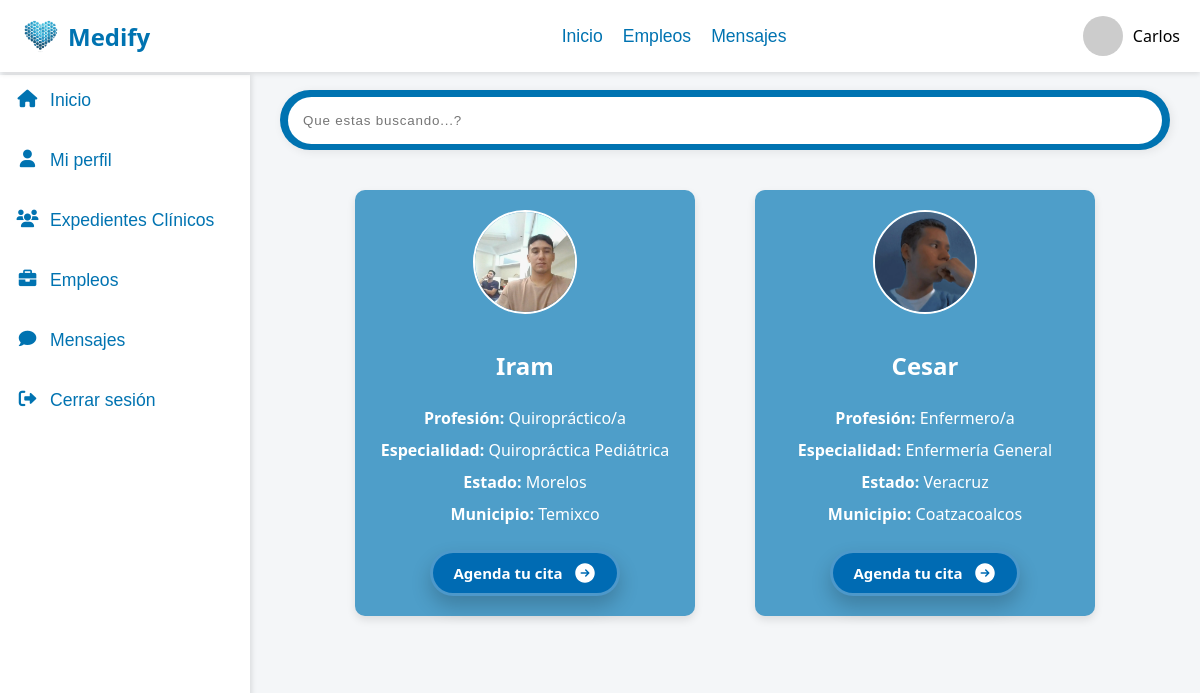
The app's page /dashboard_cliente.php (signed in) with its own data.
### tables this page shows
CREATE TABLE `cuentas` (
  `id_cuenta` int(11) NOT NULL,
  `correo_gmail` varchar(255) NOT NULL,
  `contrasena` varchar(255) NOT NULL,
  `nombre` varchar(255) NOT NULL,
  `tipo` enum('cliente','profesionista') NOT NULL,
  `id_profesion` int(11) DEFAULT NULL,
  `id_especialidad` int(11) DEFAULT NULL,
  `id_estado` int(11) DEFAULT NULL,
  `id_municipio` int(11) DEFAULT NULL,
  `foto_perfil` varchar(255) DEFAULT NULL
);

CREATE TABLE `profesiones` (
  `id_profesion` int(11) NOT NULL,
  `nombre_profesion` varchar(255) NOT NULL
);

CREATE TABLE `especialidades` (
  `id_especialidad` int(11) NOT NULL,
  `nombre_especialidad` varchar(255) NOT NULL,
  `id_profesion` int(11) DEFAULT NULL
);

CREATE TABLE `estados` (
  `id_estado` int(11) NOT NULL,
  `nombre_estado` varchar(100) NOT NULL
);

CREATE TABLE `municipios` (
  `id_municipio` int(11) NOT NULL,
  `nombre_municipio` varchar(100) NOT NULL,
  `id_estado` int(11) DEFAULT NULL
);

### dashboard_cliente.php (the view, shortened to what this page needs)
<?php
$user_id = $_SESSION['user_id'];
$user_name = $_SESSION['user_name'];
include 'db.php';
$sql = "SELECT foto_perfil FROM cuentas WHERE id_cuenta = ?";
$stmt = $conn->prepare($sql);
$stmt->bind_param("i", $user_id);
$stmt->execute();
$stmt->bind_result($foto_perfil);
$sql2 = "
    SELECT
        cuentas.id_cuenta,
        cuentas.nombre,
        cuentas.foto_perfil,
        profesiones.nombre_profesion,
        especialidades.nombre_especialidad,
        estados.nombre_estado,
        municipios.nombre_municipio
    FROM cuentas
    LEFT JOIN profesiones ON cuentas.id_profesion = profesiones.id_profesion
    LEFT JOIN especialidades ON cuentas.id_especialidad = especialidades.id_especialidad
    LEFT JOIN estados ON cuentas.id_estado = estados.id_estado
    LEFT JOIN municipios ON cuentas.id_municipio = municipios.id_municipio
    WHERE cuentas.tipo = 'profesionista';
";
$result = $conn->query($sql2);
?>
<!DOCTYPE html>
<html lang="es">
<head>
    <link rel="stylesheet" href="CSS/dashboard_cliente.css">
    <link rel="stylesheet" href="https://cdnjs.cloudflare.com/ajax/libs/font-awesome/6.0.0-beta3/css/all.min.css">
</head>
<body>
<div class="container">
    <?php
     include 'nav.php'
    ?>
    <div class="container-contenido">
        <div class="content">
            <div class="InputContainer">
                <input placeholder="Que estas buscando...?" id="input" class="input" name="text" type="text">
            </div>
            <div class="profesionales-container">
                <?php while ($profesionista = $result->fetch_assoc()): ?>
                <div class="tarjeta-profesional"
                    data_id_cuenta= "<?php echo strtolower($cuentas['id_cuenta']); ?>"
                    data-profesion="<?php echo strtolower($profesionista['nombre_profesion']); ?>"
                    data-especialidad="<?php echo strtolower($profesionista['nombre_especialidad']); ?>"
                    data-estado="<?php echo strtolower($profesionista['nombre_estado']); ?>"
                    data-municipio="<?php echo strtolower($profesionista['nombre_municipio']); ?>">
                    <?php if ($profesionista['foto_perfil']): ?>
                        <img src="<?php echo $profesionista['foto_perfil']; ?>" alt="Foto de Perfil">
                    <?php else: ?>
                        <img src="https://via.placeholder.com/150" alt="Foto de Perfil">
                    <?php endif; ?>
                    <h2><?php echo $profesionista['nombre']; ?></h2>
                    <p><strong>Profesión:</strong> <?php echo $profesionista['nombre_profesion']; ?></p>
                    <p><strong>Especialidad:</strong> <?php echo $profesionista['nombre_especialidad']; ?></p>
                    <p><strong>Estado:</strong> <?php echo $profesionista['nombre_estado']; ?></p>
                    <p><strong>Municipio:</strong> <?php echo $profesionista['nombre_municipio']; ?></p>
                    <a href="agentar_cita.php?id=<?php echo $profesionista['id_cuenta'];?>" class="boton-agenda">Agenda tu cita
                    </a>
                </div>
                <?php endwhile; ?>
            </div>
        </div>
    </div>
</div>
</body>
</html>

### nav.php (shortened to what this page needs)
<!DOCTYPE html>
<html lang="en">
<head>
    <link rel="stylesheet" href="https://cdnjs.cloudflare.com/ajax/libs/font-awesome/6.0.0-beta3/css/all.min.css">
    <link rel="stylesheet" href="CSS/nav.css">
</head>
<body>
    <div class="header">
        <a href="#" class="logo">
            <img src="images/logo.png" alt="">
            Medify
        </a>
        <div  class="nav-container" method="POST">
            <div class="nav">
                <form method="POST" class="nav-form">
                    <button type="submit" name="action" value="inicio" class="nav-button">Inicio</button>
                </form>
                <form method="POST" class="nav-form">
                    <button type="submit" name="action" value="red" class="nav-button">Empleos</button>
                </form>
                <form method="POST" class="nav-form">
                    <button type="submit" name="action" value="mensajes" class="nav-button">Mensajes</button>
                </form>
            </div>
        </div>
        <div class="user-info">
            <?php if ($foto_perfil): ?>
                <img src="<?php echo $foto_perfil; ?>" alt="Foto de Perfil">
            <?php else: ?>
                <img src="https://via.placeholder.com/40" alt="Foto de Perfil">
            <?php endif; ?>
            <span><?php echo $user_name; ?></span>
        </div>
    </div>
    <div class="sidebar">
        <form method="POST" class="sidebar-form">
            <button type="submit" name="action" value="inicio" class="sidebar-button active">
                <i class="fas fa-home"></i> Inicio
            </button>
        </form>
        <form method="POST" class="sidebar-form">
            <button type="submit" name="action" value="perfil" class="sidebar-button">
                <i class="fas fa-user"></i> Mi perfil
            </button>
        </form>
        <form method="POST" class="sidebar-form">
            <button type="submit" name="action" value="expediente" class="sidebar-button">
                <i class="fas fa-users"></i> Expedientes Clínicos
            </button>
        </form>
        <form method="POST" class="sidebar-form">
            <button type="submit" name="action" value="red" class="sidebar-button">
                <i class="fas fa-briefcase"></i> Empleos
            </button>
        </form>
        <form method="POST" class="sidebar-form">
            <button type="submit" name="action" value="mensajes" class="sidebar-button">
                <i class="fas fa-comment"></i> Mensajes
            </button>
        </form>
        <form method="POST" class="sidebar-form">
            <button type="submit" name="action" value="cerrar" class="sidebar-button">
                <i class="fas fa-sign-out-alt"></i> Cerrar sesión
            </button>
        </form>
    </div>
</body>
</html>

### CSS/dashboard_cliente.css (style rules this page uses)
body, html { margin: 0; padding: 0; font-family: 'Segoe UI', Tahoma, Geneva, Verdana, sans-serif; height: 100%; background-color: #f4f6f8; overflow-x: hidden; }
.container { display: flex; flex-direction: column; }
.content { display:flex; align-items: center; flex-direction: column; margin-left: 250px; padding: 30px; flex: 1; background-color: #f4f6f8; margin-top: 60px; }
.InputContainer { margin-bottom: 20px; width: 100%; height: 60px; display: flex; align-items: center; justify-content: center; background:#0073b1 ; border-radius: 30px; overflow: hidden; cursor: pointer; box-shadow: 2px 2px 10px rgba(0, 0, 0, 0.075); }
.input { margin:8px; width: 100%; height: 45px; border: none; outline: none; caret-color: rgb(255, 81, 0); background-color: rgb(255, 255, 255); border-radius: 30px; padding-left: 15px; letter-spacing: 0.8px; color: rgb(19, 19, 19); font-size: 13.4px; }
.container-contenido { width: 100%; }
.profesionales-container { display: flex; flex-wrap: wrap; justify-content: center; gap: 20px; }
.tarjeta-profesional { display:flex; flex-direction: column; align-items: center; background-color: #4e9ec9; border-radius: 10px; box-shadow: 0 4px 8px rgba(0, 0, 0, 0.1); width: 300px; text-align: center; padding: 20px; margin: 20px; }
.tarjeta-profesional img { width: 100px; height: 100px; border-radius: 50%; margin-bottom: 15px; object-fit: cover; border: 2px solid white; }
.tarjeta-profesional h2 { font-size: 1.5rem; color: white; }
.tarjeta-profesional p { font-size: 1rem; color: white; margin: 5px 0; }
.boton-agenda { text-decoration: none; margin-top: 20px; position: relative; transition: all 0.3s ease-in-out; box-shadow: 0px 10px 20px rgba(0, 0, 0, 0.2); padding-block: 0.5rem; padding-inline: 1.25rem; background-color: rgb(0 107 179); border-radius: 9999px; display: flex; align-items: center; justify-content: center; cursor: pointer; color: #ffff; gap: 10px; font-weight: bold; border: 3px solid #ffffff4d; outline: none; overflow: hidden; font-size: 15px; }
.icon { width: 24px; height: 24px; transition: all 0.3s ease-in-out; }
.boton-agenda::before { content: ""; position: absolute; width: 100px; height: 100%; background-image: linear-gradient( 120deg, rgba(255, 255, 255, 0) 30%, rgba(255, 255, 255, 0.8), rgba(255, 255, 255, 0) 70% ); top: 0; left: -100px; opacity: 0.6; }

### CSS/nav.css (style rules this page uses)
.header { top: 0; width: -webkit-fill-available; position: fixed; display: flex; justify-content: space-between; align-items: center; background-color: #ffffff; padding: 15px 20px; box-shadow: 0 2px 5px rgba(0, 0, 0, 0.1); z-index: 10; }
.header .user-info { display: flex; align-items: center; }
.header .user-info img { width: 40px; height: 40px; border-radius: 50%; margin-right: 10px; }
.header .nav-container { padding-left: 115px; }
.header .logo { font-size: 1.5rem; font-weight: bold; color: #0073b1; text-decoration: none; display: flex; align-items: center; }
.header .logo img { width: 40px; margin-right: 8px; }
.header .nav { display: flex; align-items: center; }
.nav-form { margin: 10px; display: inline; }
.nav-button { background: none; border: none; color: #0073b1; font-size: 1.1rem; text-decoration: none; cursor: pointer; padding: 0; }
.sidebar { width: 250px; background-color: #ffffff; box-shadow: 2px 0 5px rgba(0, 0, 0, 0.1); height: 100vh; position: fixed; left: 0; top: 75px; }
.sidebar-form { display: inline; }
.sidebar-button { height: 50px; display: flex; width: -webkit-fill-available; background: none; border: none; padding: 15px; color: #0073b1; text-decoration: none; font-size: 1.1rem; margin-bottom: 10px; transition: background-color 0.3s ease; }
.sidebar-button i { margin-right: 10px; width: 25px; }
@media (min-width: 769px) { .nav-container { display: flex; flex-direction: row; } }
@media (min-width: 769px) { .sidebar { display: block; } }

### records on screen
cuentas: foto_perfil (picture), nombre "Iram", id_profesion.nombre_profesion "Quiropráctico/a", id_especialidad.nombre_especialidad "Quiropráctica Pediátrica", id_estado.nombre_estado "Morelos", id_municipio.nombre_municipio "Temixco"
cuentas: foto_perfil (picture), nombre "Cesar", id_profesion.nombre_profesion "Enfermero/a", id_especialidad.nombre_especialidad "Enfermería General", id_estado.nombre_estado "Veracruz", id_municipio.nombre_municipio "Coatzacoalcos"

### other values on screen
$user_name "Carlos"
